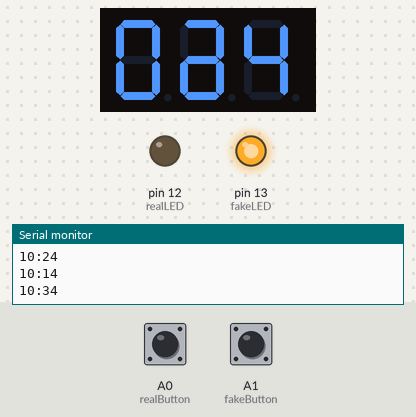
Bench run of a sketch on a simulated Arduino Uno, built with avr-gcc and run on an emulated ATmega328P. Parts: 3-digit seven-segment display, output pins drawn as LEDs (lit = HIGH), the last lines printed to the serial monitor. Wiring (inferred from the names in the program): 3-digit 7-segment display, segments lit when HIGH: segments pin 5, pin 6, pin 7, pin 8, pin 9, pin 10, pin 11; digit selects pin 2, pin 3, pin 4. The inputs (shaded band) are chosen by the test bench; at power-on: A0 (realButton) HIGH, A1 (fakeButton) LOW. The local clock reads 2024-03-15 10:24:30 at power-on unless the sketch sets it; random numbers use the default seed unless the sketch sets one; the segment pins are drawn as the display they are named for; pins used as bus, display or sensor lines are not drawn.

Above: at 1.26 s.
1.3 s: A0 (realButton) pulled LOW for 0.15 s
At 1.53 s:
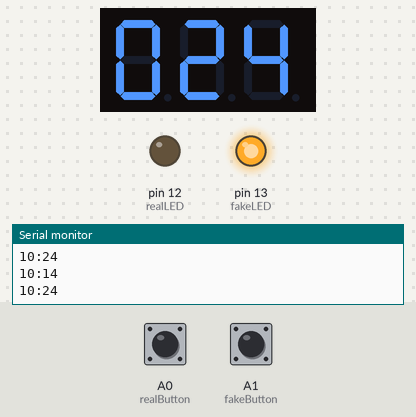
2.0 s: A1 (fakeButton) pulled HIGH for 3.2 s
5.8 s: A0 (realButton) pulled LOW for 1 s
At 6.5 s:
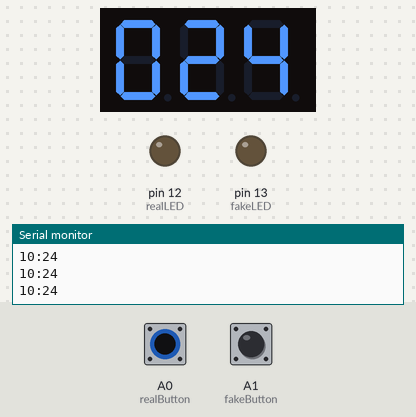
7.4 s: A0 (realButton) pulled LOW for 0.15 s
At 7.95 s:
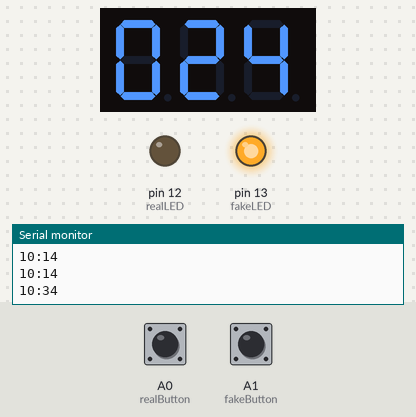
8.1 s: A0 (realButton) driven LOW and A1 (fakeButton) driven HIGH
At 8.5 s:
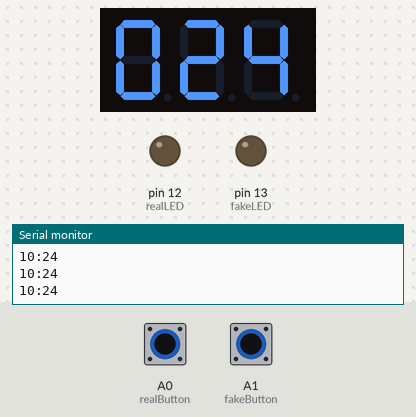
11.1 s: A0 (realButton) driven HIGH and A1 (fakeButton) driven LOW
At 49.03 s:
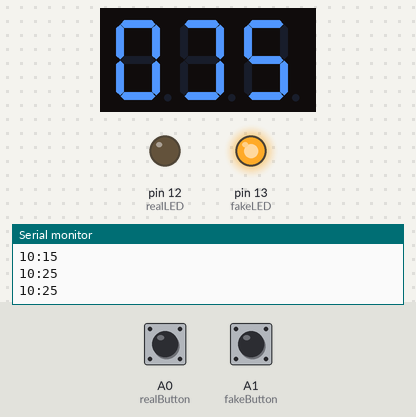
Timing chart, 0 to 50.3 s (numbered marks = the images above; inputs shaded):
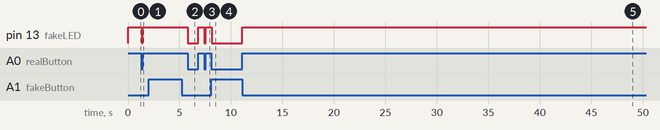

Measured:
- after the input at 1.3 s, pin 13 (fakeLED): HIGH → LOW at once, → HIGH 0.14 s later
- after the input at 5.8 s, pin 13 (fakeLED): HIGH → LOW at once, → HIGH 0.99 s later
- after the input at 7.4 s, pin 13 (fakeLED): HIGH → LOW at once, → HIGH 0.14 s later
- after the input at 8.1 s, pin 13 (fakeLED): HIGH → LOW at once
- after the input at 11.1 s, pin 13 (fakeLED): LOW → HIGH at once

The sketch:

main.ino
```cpp
#include <DS1302.h> //RTC 모듈 포함
//RTC 핀 정의
int sckPin =  A5;
int IOPin = A4;
int rstPin = A3;
//버튼 핀 정의
int realButton = A0;
int fakeButton = A1;
//LED 핀 정의
int realLED = 12;                     ;
int fakeLED = 13;
//RTC 클래스 정의
DS1302 rtc(rstPin, IOPin, sckPin);
//Time 클래스 정의
Time t;

boolean fakeFlag = false; //기본모드: 현재시간모드
int randNum = random(3); //0,1,2 중 랜덤으로 수를 저장

int position_pin[] = {1,2,3,4};               //4자리 결정 핀
int segment_pin[] = {5,6,7,8,9,10,11,12};     //세그먼트 제어 핀
const int delayTime = 5;                      //일시정지 시간

//0 ~ 9를 표현하는 세그먼트 값
byte data[] = {0xFC, 0x60, 0xDA, 0xF2, 0x66, 0xB6, 0xBE, 0xE4, 0xFE, 0xE6};

void setup()
{
  //버튼 핀 초기화
  pinMode(realButton, INPUT);
  pinMode(fakeButton, INPUT);
  //LED 핀 초기화
  pinMode(realLED, OUTPUT);
  pinMode(fakeLED, OUTPUT);

  for(int i = 0; i < 4; i++) {
     pinMode(position_pin[i], OUTPUT);
  }

  //세그먼트 제어 핀 출력용으로 설정
  for(int i = 0; i < 8; i++) {
    pinMode(segment_pin[i], OUTPUT);
  }

  //halt 플래그 초기화
  rtc.halt(false);
  //RTC 모듈 잠금 해제
  rtc.writeProtect(false);
  //시리얼 통신 시작(코딩용)
  Serial.begin(9600);
  //난수 시드 입력
  randomSeed(A0);
//초기 시간 설정 코드(시간 안 맞을 때 사용할 것!)
//  rtc.setDOW(SUNDAY);
//  rtc.setTime(4,32,5);
//  rtc.setDate(14,10,2018);
}

void loop()
{
  if(digitalRead(realButton) == LOW){ //현재 시간을 불러오는 버튼이 눌렸을 때
     fakeFlag=false; //현재 시간 모드로 설정
     t=getRealTime(); //현재 시간을 Time 클래스에 저장
     digitalWrite(realLED, LOW);
     digitalWrite(fakeLED, LOW);
  }else if(digitalRead(fakeButton) == LOW){ //가짜 시간을 불러오는 버튼이 눌렸을 때
     fakeFlag=true; //가짜 시간 모드로 설정
     randNum = random(3); //0,1,2 중 랜덤으로 수를 저장
     t=getRandomTime(randNum); //가짜 시간을 Time 클래스에 저장
     digitalWrite(realLED, HIGH);
     digitalWrite(fakeLED, HIGH);
  }else{ //두 버튼 모두 눌리지 않았을 때
    if(fakeFlag){ //가짜 시간으로 동작하고 있을 때
      if(getRealTime().min==0){ //1시간 마다 랜덤으로 10분 빨리, 10분 느리게, 현재 시간 중 정함
        randNum = random(3); //0,1,2 중 랜덤으로 수를 저장
        t=getRandomTime(randNum); //randNum을 기준으로 시간 가져옴
      }else{
        t=getRandomTime(randNum); //randNum을 기준으로 시간 가져옴
      }
    }else if(not fakeFlag){ //현재 시간으로 동작하고 있을 때
       t=getRealTime(); //현재 시간을 Time 클래스에 저장
    }
  }
  Serial.print(t.hour);
  Serial.print(":");
  Serial.println(t.min);

  if(t.hour >= 10)
  {
    show(1,t.hour/10);
    delay(delayTime);
    show(2,t.hour%10);
    delay(delayTime);
  }
  else {
    show(1,0);
    delay(delayTime);
    show(2,t.hour);
    delay(delayTime);
  }

  if(t.min >= 10)
  {
    show(3,t.min/10);
    delay(delayTime);
    show(4,t.min%10);
    delay(delayTime);
  }
  else{
    show(3,0);
    delay(delayTime);
    show(4,t.min);
    delay(delayTime);
  }
}

void show(int position, int number) {
  //4자리 중 원하는 자리 선택
  for(int i = 0; i < 4; i++) {
    if(i + 1 == position){
      digitalWrite(position_pin[i], LOW);
    } else {
      digitalWrite(position_pin[i], HIGH);
    }
  }

  //8개 세그먼트를 제어해서 원하는 숫자 출력
  for(int i = 0; i < 8; i++){
     byte segment = (data[number] & (0x01 << i)) >> i;
     if(segment == 1){
       digitalWrite(segment_pin[7 - i], HIGH);
     } else {
       digitalWrite(segment_pin[7 - i], LOW);
     }
  }
}

Time getRandomTime(int randomNum){ //랜덤으로 시간을 가져오는 메소드
  if(randNum==0){
     return getRealTime(); //현재 시간을 리턴
  }else if(randNum==1){
     return getEarlierTime(); //10분 빠른 시간을 리턴
  }else if(randNum==2){
     return getLaterTime(); //10분 느린 시간을 리턴
  }
}
Time getRealTime(){ //현재 시간을 가져오는 메소드
  t=rtc.getTime(); //현재 시간을 가져와서 t에 저장
  return t; //t를 리턴
}

Time getEarlierTime(){ //10분 빠른 시간을 가져오는 메소드
  t=rtc.getTime(); //현재 시간을 가져옴
  if(t.min>=10){ //min이 10보다 크거나 같을 때는
    t.min-=10; //10을 뺀 값을 저장
  }else{ //min이 10보다 작을 때는
    t.min+=50; //50을 더한 값을 저장하고
    if(t.hour!=0){ //hour가 0이 아닐 경우
      t.hour-=1; //hour를 1 감소시킴XX
    }else if(t.hour==0){ //hour가 0일 경우
      t.hour=23; //hour가 23이 됨
    }
  }
  return t; //t를 리턴
}

Time getLaterTime(){ //10분 느린 시간을 가져오는 메소드
  t=rtc.getTime(); //현재 시간을 가져옴
  if(t.min<50){ //min이 50보다 작을 때는
    t.min+=10; //10을 더한 값을 저장
  }else{ //min이 50보다 크거나 같을 때는
    t.min-=50; //50을 빼고
    if(t.hour!=23){ //hour가 23이 아니면
      t.hour+=1; //hour를 1 증가시킴
    }else if(t.hour==23){ //hour가 23이면
      t.hour=0; //hour가 0이 됨
    }
  }
  return t; //t를 리턴
}
```
